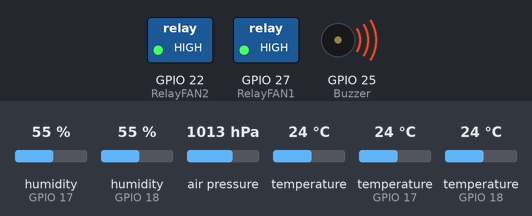
Simulated run of this program. Board: Raspberry Pi (BCM pin numbers). Shown: switched loads named in the program (green lamp = pin HIGH), buzzer (waves = sounding, pin HIGH). Inputs (shaded band) come from the test bench; at power-on: air pressure 1013 hPa, humidity (sensors on GPIO 17, GPIO 18) 55 %, temperature 24 °C, temperature (sensors on GPIO 17, GPIO 18) 24 °C. Web requests get an empty 200 reply after 0.4 s; the clock reads 2024-03-15 10:24:30 at power-on unless the program sets it; what the program prints to the terminal is not drawn.

Above: at 0.47 s.
At 1.2 s:
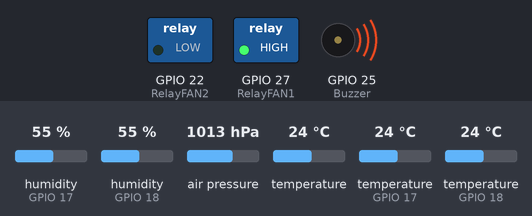
1.3 s: air pressure set to 952 hPa
Timing chart, 0 to 4.3 s (numbered marks = the images above; inputs shaded):
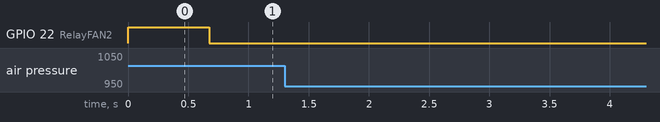

The program:

amstrongv3.py
```python
'''
**********************************************************************
* Filename    : client_amstrong.py
* Description : Test for DHT11 and bmp280 module
* Author      : GROUP 6
* E-mail      :
* Website     :
* Update      : Dream    2021-01-22   New release
**********************************************************************
'''


#from datetime import datetime

import requests
import json
import RPi.GPIO as GPIO
import smbus
import time

#########
# Config #
#########


### start###

#Numbers GPIOs
GPIO.setmode(GPIO.BCM)


# the baramoter bmp280 -> temp in/Out and pressure in/Out
delay = 0.05
address = 0x77
"""
bus I2C 1 -> temp In and pressure In
SDA1 	Donnees. A relier a SDI
SCL1 	Horloge (clock). A relier a SCK
"""
bus1 = smbus.SMBus(1)
"""
bus I2C 3  -> temp Out and pressure Out
SDA3 = GPIO23 	Donnees. A relier a SDI
SCL1 = GPIO24 	Horloge (clock). A relier a SCK
"""
bus3 = smbus.SMBus(3)


# the dht11 ->  humidity in/Out

#GPIO17 ->  humidity In
DHTPIN_HIN = 17

#GPIO18 ->  humidity Out
DHTPIN_HOUT = 18


#FANS
#GPIO27 ->  Actuator  -> Fan1
RelayFAN1 = 27
GPIO.setup(RelayFAN1, GPIO.OUT)


#start FAN1
GPIO.output(RelayFAN1, GPIO.HIGH)

#GPIO22 -> Actuator -> Fan2
RelayFAN2 = 22
GPIO.setup(RelayFAN2, GPIO.OUT)
GPIO.output(RelayFAN2, GPIO.HIGH)

# Alarm
#GPIO25 ->  Actuator  -> Buzzer
Buzzer = 25    # pin11
GPIO.setup(Buzzer, GPIO.OUT)
GPIO.output(Buzzer, GPIO.HIGH)

## base dictionnary
raspyData_dict = {}

#raspyAlarm_dict = {}

#debug
debug = True

# send data to server
url_post ="http://137.194.15.200:3000/sensors-data-raspy"

# abs(cTempin - cTempout) inf ss
ss = 1.0

# sleep time
sleep_time =  10

# NSS
nss = 12

# time_alarm
time_alarm = 0
"""
raspyData_dict = {
	"timestamp":"2021-01-17 10:12:25",
	"temperatureIn" : 33.4,
	"temperatureOut" : 31.2,
	"pressureIn" : 10,
	"pressureOut" : 11,
    "humidityIn" : 12,
	"humidityOut" : 12
}

raspyAlarm_dict = {
	"timestamp":"2021-01-17 10:12:25",
	"temperatureIn" : False,
	"temperatureOut" : False,
	"pressureIn" : False,
	"pressureOut" : False,
    "humidityIn" : False,
	"humidityOut" : False
}
"""

"""

functions of project

"""
def raspyData(hour,temp_i=33.4,temp_o=31.2,pres_i=10,pres_o=11,hum_i=12,hum_o=12):
	Data_dict = {}
	Data_dict["timestamp"]=hour
	Data_dict["temperatureIn"]=temp_i
	Data_dict["temperatureOut"]=temp_o
	Data_dict["pressureIn"]=pres_i
	Data_dict["pressureOut"]=pres_o
	Data_dict["humidityIn"]=hum_i
	Data_dict["humidityOut"]=hum_o
	return Data_dict

"""
def raspyAlarm(hour,temp_i=False,temp_o=False,pres_i=False,pres_o=False,hum_i=False,hum_o=False):
	Data_dict = {}
	Data_dict["timestamp"]=hour
	Data_dict["temperatureIn"]=temp_i
	Data_dict["temperatureOut"]=temp_o
	Data_dict["pressureIn"]=pres_i
	Data_dict["pressureOut"]=pres_o
	Data_dict["humidityIn"]=hum_i
	Data_dict["humidityOut"]=hum_o
	return Data_dict
"""

### for bmp280 ###
# requires smbus and time
###input bus with address of i2c device (bmp280) and delay (0.05 by default)
#output : cTemp in Celsius,  pressure in hPa

def read_bmp280_dat(bus, address,delay):
	#Reading Data from i2c bus on address
    try:
    	b1 = bus.read_i2c_block_data(address, 0x88, 24)
    except:
	return False

    # Convert the data
    # Temp coefficents
    dig_T1 = b1[1] * 256 + b1[0]
    dig_T2 = b1[3] * 256 + b1[2]
    if dig_T2 > 32767 :
        dig_T2 -= 65536
    dig_T3 = b1[5] * 256 + b1[4]
    if dig_T3 > 32767 :
        dig_T3 -= 65536

    # Pressure coefficents
    dig_P1 = b1[7] * 256 + b1[6]
    dig_P2 = b1[9] * 256 + b1[8]
    if dig_P2 > 32767 :
        dig_P2 -= 65536
    dig_P3 = b1[11] * 256 + b1[10]
    if dig_P3 > 32767 :
        dig_P3 -= 65536
    dig_P4 = b1[13] * 256 + b1[12]
    if dig_P4 > 32767 :
        dig_P4 -= 65536
    dig_P5 = b1[15] * 256 + b1[14]
    if dig_P5 > 32767 :
        dig_P5 -= 65536
    dig_P6 = b1[17] * 256 + b1[16]
    if dig_P6 > 32767 :
        dig_P6 -= 65536
    dig_P7 = b1[19] * 256 + b1[18]
    if dig_P7 > 32767 :
        dig_P7 -= 65536
    dig_P8 = b1[21] * 256 + b1[20]
    if dig_P8 > 32767 :
        dig_P8 -= 65536
    dig_P9 = b1[23] * 256 + b1[22]
    if dig_P9 > 32767 :
        dig_P9 -= 65536

    # BMP280 address, 0x77(119)
    # Select Control measurement register, 0xF4(244)
    #		0x27(39)	Pressure and Temperature Oversampling rate = 1
    #					Normal mode
    bus.write_byte_data(address, 0xF4, 0x27)
    # BMP280 address, 0x77(119)
    # Select Configuration register, 0xF5(245)
    #		0xA0(00)	Stand_by time = 1000 ms
    bus.write_byte_data(address, 0xF5, 0xA0)

    time.sleep(delay)

    # BMP280 address, 0x77(119)
    # Read data back from 0xF7(247), 8 bytes
    # Pressure MSB, Pressure LSB, Pressure xLSB, Temperature MSB, Temperature LSB
    # Temperature xLSB, Humidity MSB, Humidity LSB
    data = bus.read_i2c_block_data(address, 0xF7, 8)

    # Convert pressure and temperature data to 19-bits
    adc_p = ((data[0] * 65536) + (data[1] * 256) + (data[2] & 0xF0)) / 16
    adc_t = ((data[3] * 65536) + (data[4] * 256) + (data[5] & 0xF0)) / 16

    # Temperature offset calculations
    var1 = ((adc_t) / 16384.0 - (dig_T1) / 1024.0) * (dig_T2)
    var2 = (((adc_t) / 131072.0 - (dig_T1) / 8192.0) * ((adc_t)/131072.0 - (dig_T1)/8192.0)) * (dig_T3)
    # TEST
    if var1 == 0 :
	if debug:
		print "Data not good, skip bmp280"
	return False
    t_fine = (var1 + var2)
    cTemp = (var1 + var2) / 5120.0
    #fTemp = cTemp * 1.8 + 32

    # Pressure offset calculations
    var1 = (t_fine / 2.0) - 64000.0
    var2 = var1 * var1 * (dig_P6) / 32768.0
    var2 = var2 + var1 * (dig_P5) * 2.0
    var2 = (var2 / 4.0) + ((dig_P4) * 65536.0)
    var1 = ((dig_P3) * var1 * var1 / 524288.0 + ( dig_P2) * var1) / 524288.0
    var1 = (1.0 + var1 / 32768.0) * (dig_P1)
    p = 1048576.0 - adc_p
    p = (p - (var2 / 4096.0)) * 6250.0 / var1
    var1 = (dig_P9) * p * p / 2147483648.0
    var2 = p * (dig_P8) / 32768.0
    pressure = (p + (var1 + var2 + (dig_P7)) / 16.0) / 100

    return cTemp, pressure


##for fan ##
# input RelayPin where relay's fan is connected
#output : FAN start
def start_fan(Relay) :
	GPIO.output(Relay, GPIO.HIGH)
	if debug:
		print "start FAN2 /n"

#output : FAN stop
def stop_fan(Relay) :
	GPIO.output(Relay, GPIO.LOW)
	if debug:
		print "stop FAN2 /n"

### FOR HUMIDITY ##
# input : port of dht11
# output : humidity in %
# paramaters of humidity : mandotory

MAX_UNCHANGE_COUNT = 100

STATE_INIT_PULL_DOWN = 1
STATE_INIT_PULL_UP = 2
STATE_DATA_FIRST_PULL_DOWN = 3
STATE_DATA_PULL_UP = 4
STATE_DATA_PULL_DOWN = 5

def read_dht11_dat(DHTPIN):
	GPIO.setup(DHTPIN, GPIO.OUT)
	GPIO.output(DHTPIN, GPIO.HIGH)
	time.sleep(0.05)
	GPIO.output(DHTPIN, GPIO.LOW)
	time.sleep(0.02)
	GPIO.setup(DHTPIN, GPIO.IN, GPIO.PUD_UP)

	unchanged_count = 0
	last = -1
	data = []
	while True:
		current = GPIO.input(DHTPIN)
		data.append(current)
		if last != current:
			unchanged_count = 0
			last = current
		else:
			unchanged_count += 1
			if unchanged_count > MAX_UNCHANGE_COUNT:
				break

	state = STATE_INIT_PULL_DOWN

	lengths = []
	current_length = 0

	for current in data:
		current_length += 1

		if state == STATE_INIT_PULL_DOWN:
			if current == GPIO.LOW:
				state = STATE_INIT_PULL_UP
			else:
				continue
		if state == STATE_INIT_PULL_UP:
			if current == GPIO.HIGH:
				state = STATE_DATA_FIRST_PULL_DOWN
			else:
				continue
		if state == STATE_DATA_FIRST_PULL_DOWN:
			if current == GPIO.LOW:
				state = STATE_DATA_PULL_UP
			else:
				continue
		if state == STATE_DATA_PULL_UP:
			if current == GPIO.HIGH:
				current_length = 0
				state = STATE_DATA_PULL_DOWN
			else:
				continue
		if state == STATE_DATA_PULL_DOWN:
			if current == GPIO.LOW:
				lengths.append(current_length)
				state = STATE_DATA_PULL_UP
			else:
				continue
	if len(lengths) != 40:
		if debug:
			print "Data not good, skip dht11v1"
		return False

	shortest_pull_up = min(lengths)
	longest_pull_up = max(lengths)
	halfway = (longest_pull_up + shortest_pull_up) / 2
	bits = []
	the_bytes = []
	byte = 0

	for length in lengths:
		bit = 0
		if length > halfway:
			bit = 1
		bits.append(bit)
	#print "bits: %s, length: %d" % (bits, len(bits))
	for i in range(0, len(bits)):
		byte = byte << 1
		if (bits[i]):
			byte = byte | 1
		else:
			byte = byte | 0
		if ((i + 1) % 8 == 0):
			the_bytes.append(byte)
			byte = 0
	#print the_bytes
	checksum = (the_bytes[0] + the_bytes[1] + the_bytes[2] + the_bytes[3]) & 0xFF
	if the_bytes[4] != checksum:
		if debug:
			print "Data not good, skip dht11v2"
		return False
# the_bytes[2] == temperature
	return the_bytes[0]

##for buzzer ##
# input BuzzerPin where buzzer is connected

#output : buzzer start
def start_buz(BuzzerPin):
	GPIO.output(BuzzerPin, GPIO.LOW)
	if debug:
		print "buzzer start"
		print "/n"

#output : buzzer stop
def stop_buz(BuzzerPin):
	GPIO.output(BuzzerPin, GPIO.HIGH)
	if debug:
		print "buzzer stop"
		print "/n"

def destroy():
	GPIO.cleanup()
	if debug:
		print "clean GPIO"


def main():

	#get time

	seconds = int(time.time())
	time_alarm = 0

	while True:
		#get temp in/out and pressure in/out
		#reading temp in and pressure in from i2c bus3
		bresultin = read_bmp280_dat(bus1, address, delay)
		#reading temp out and pressure out from i2c bus1
		bresultout = read_bmp280_dat(bus3, address, delay)
		#reading humidity in
		dresultin = read_dht11_dat(DHTPIN_HIN)
		#reading humidity out
		dresultout = read_dht11_dat(DHTPIN_HOUT)

		if (bresultin and bresultout and dresultin and dresultout):
			cTempin, pressurein = bresultin
			cTempout, pressureout = bresultout
			raspyData_dict = raspyData(seconds,temp_i=cTempin,pres_i=pressurein,hum_i=dresultin,temp_o=cTempout,pres_o=pressureout,hum_o=dresultout)

			if debug:
				print "/n"
				print raspyData_dict
				print "/n"
			#send data to server
			res = requests.post(url_post, json=raspyData_dict)

			if debug:
				print "response of server :"
				print(res.text)
				print "/n"

			#stop buzzer
			stop_buz(Buzzer)

			if (abs(cTempin-cTempout) > ss):
			#start fan
				start_fan(RelayFAN2)
			else:
			#stop fan
				stop_fan(RelayFAN2)
			time_alarm = 0
		else:
			time_alarm = time_alarm + 1
			if (time_alarm > nss):

				#start buzzer
				start_buz(Buzzer)
				time_alarm = 0

		time.sleep(sleep_time)

if __name__ == '__main__':
	try:
		main()
	except KeyboardInterrupt:
		destroy()
```

Measured:
- after the input at 1.3 s, every drawn part: stays the same
